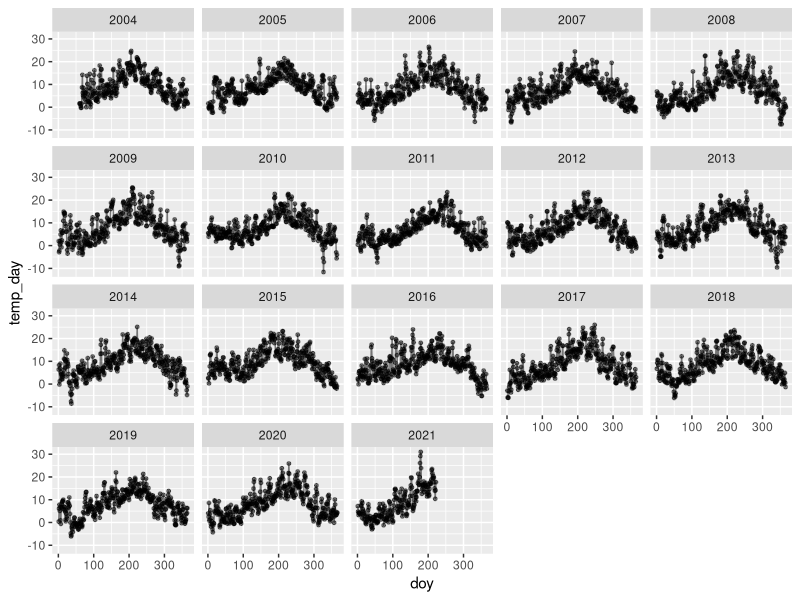
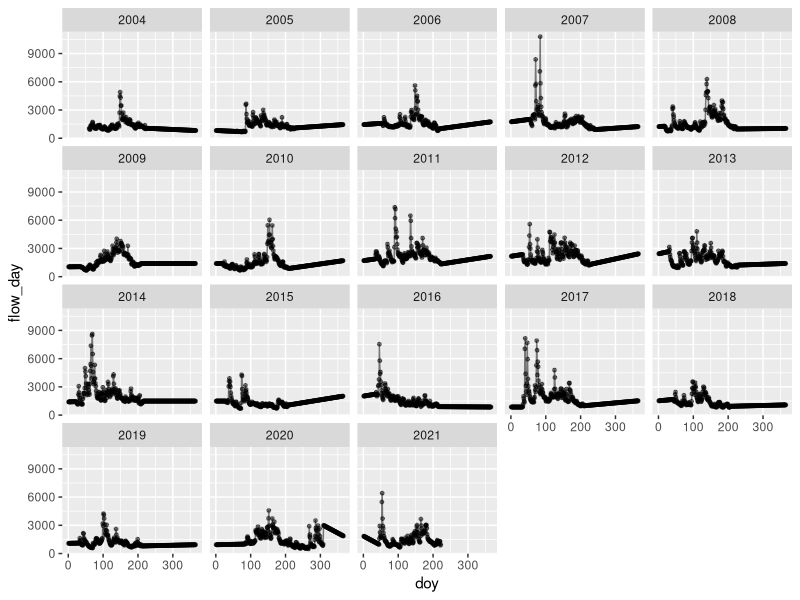
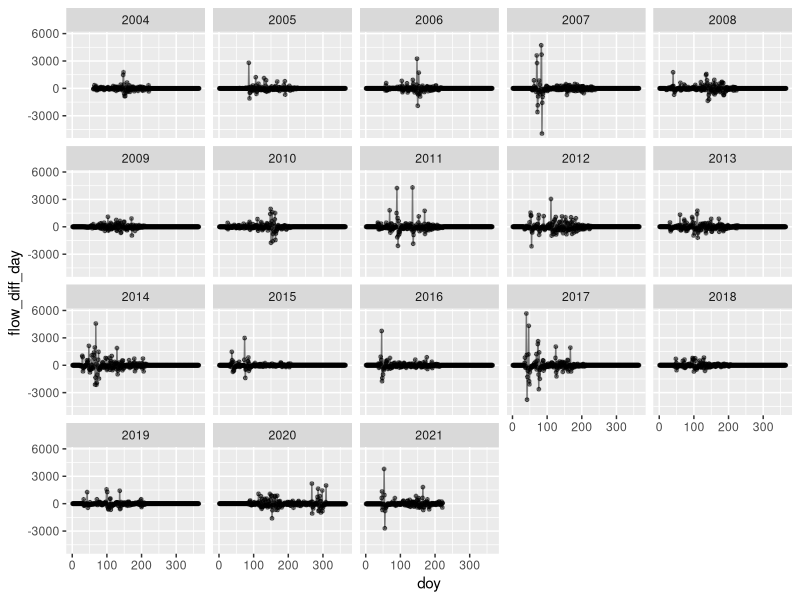
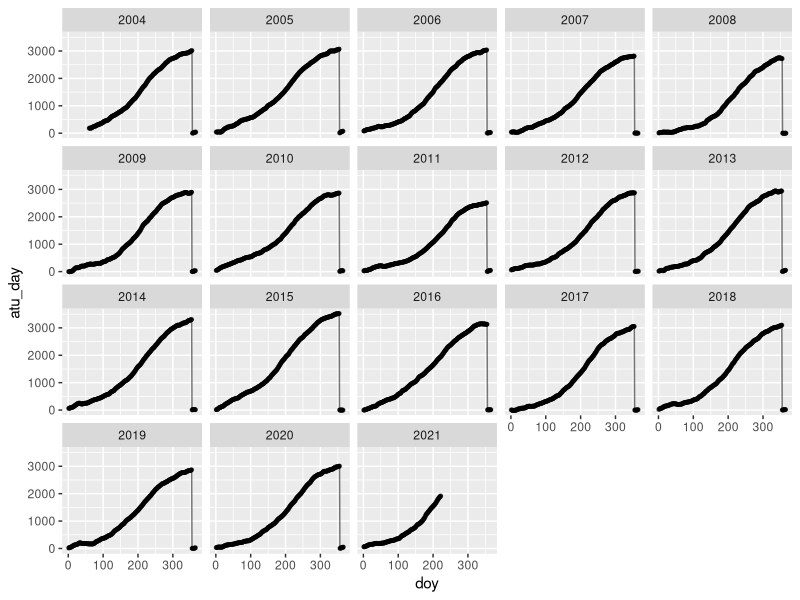
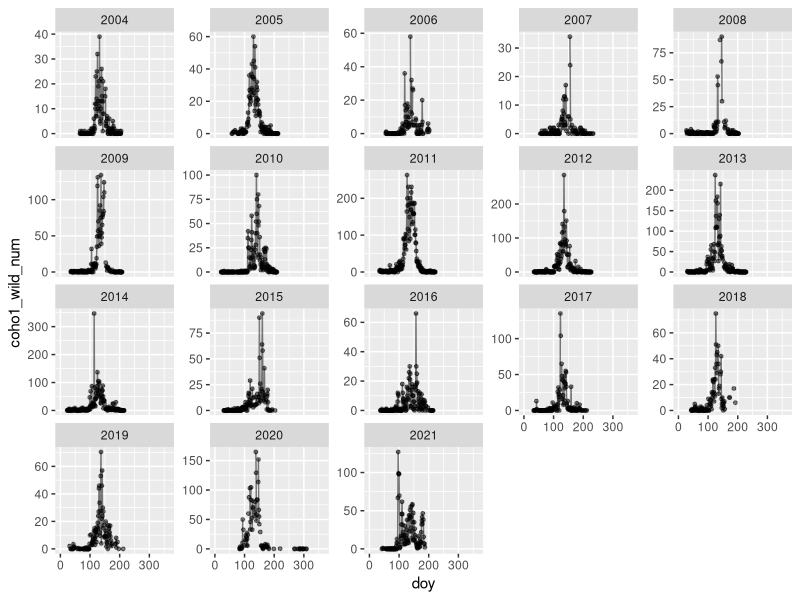
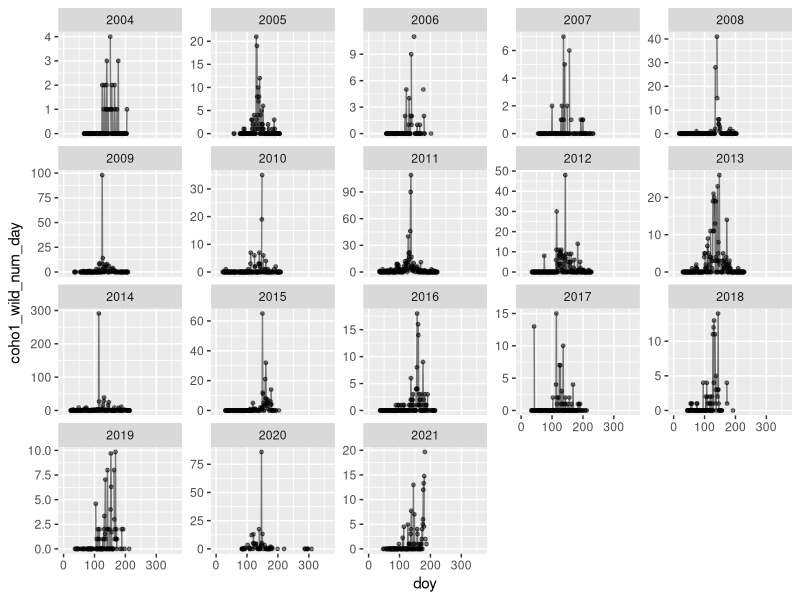
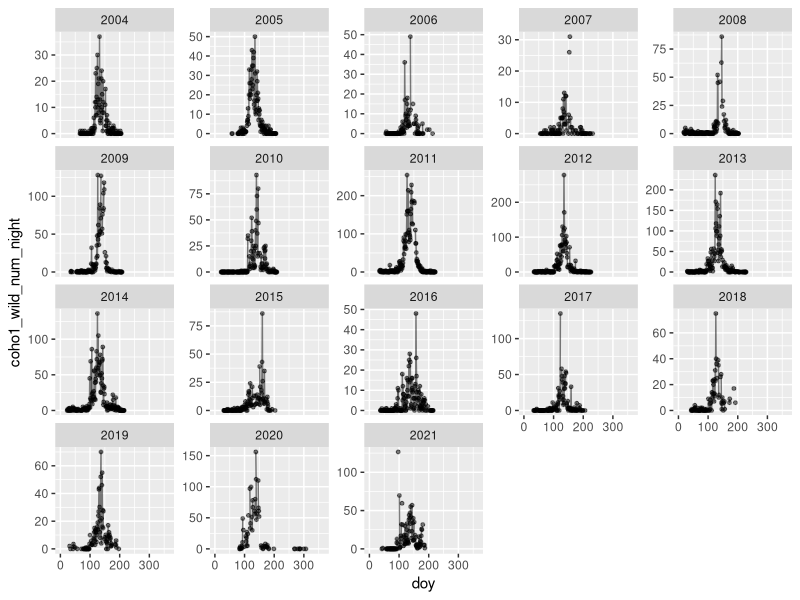
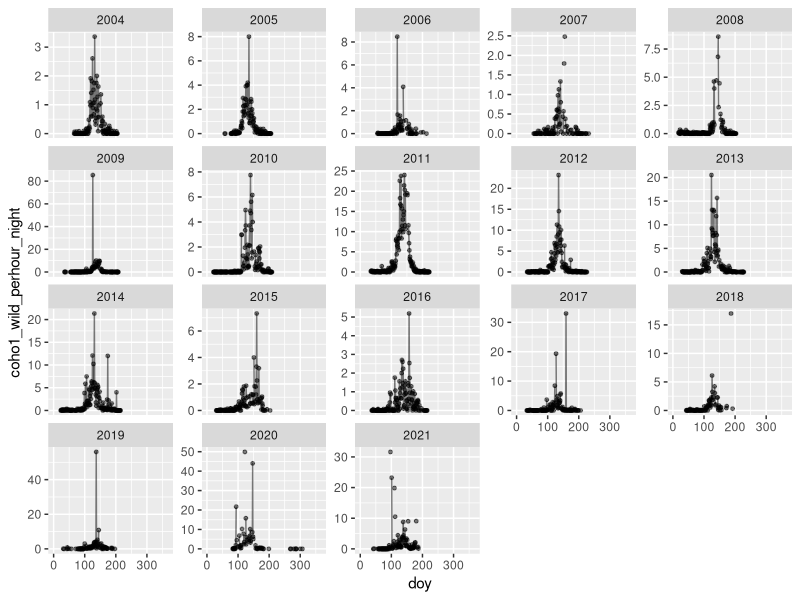

These figures' R source, in order:
# Goal - to read the file with air temperature data and atu data
# read file with puyallup catch data
# merge the two data sets


library(ggplot2)
library(here)
library(GGally)
library(tidyverse)
library(zoo)
library(modelr)


#read in the air temperature data

atu_temp <- read_csv(here("puyallup","data", "puyallup_airtemp_atu.csv"))

#read in the puyallup catch data

puyallup_catch <- read_csv(here("puyallup","data", "puyallup_2004-2021_all_days_w_covariates_w_airtemp_coho.csv"))


#make new columns in atu_temp - doy and year, then only select those and temp, atu_solstice

atu_temp_subset <- atu_temp %>%
  mutate(doy = as.numeric(format(Date, format = "%j")),
         year = as.numeric(format(Date, format = "%Y"))) %>%
  select(doy, year, temp, atu_solstice)

#drop temp columns from puyallup_catch and them merge with atu_temp_subset on doy and year


puyallup_catch$chinook0_hatchery_perhour_night[dim(puyallup_catch)[1]] <- 0
puyallup_catch$chinook0_hatchery_perhour_day[dim(puyallup_catch)[1]] <- 0

#when secchi_depth_day is NA, replace with secchi_depth values
#when secchi_depth_night is NA, replace with secchi_depth values

puyallup_catch$secchi_depth_day[is.na(puyallup_catch$secchi_depth_day)] <- puyallup_catch$secchi_depth[is.na(puyallup_catch$secchi_depth_day)]

puyallup_catch$secchi_depth_night[is.na(puyallup_catch$secchi_depth_night)] <- puyallup_catch$secchi_depth[is.na(puyallup_catch$secchi_depth_night)]


puyallup_catch_edited <- puyallup_catch %>%
  select(-temp) %>%
  left_join(atu_temp_subset, by = c("doy", "year")) %>% 
  mutate(temp_day = temp, temp_night = temp,
         atu_day = atu_solstice, atu_night = atu_solstice,
         flow_day = na.approx(flow_day, na.rm = FALSE),
         flow_night = na.approx(flow_night, na.rm = FALSE),
         secchi_depth_day = na.approx(secchi_depth_day, na.rm = FALSE),
         secchi_depth_night = na.approx(secchi_depth_night, na.rm = FALSE),
         chinook0_hatchery_perhour_night = na.approx(chinook0_hatchery_perhour_night, na.rm = FALSE),
         chinook0_hatchery_perhour_day = na.approx(chinook0_hatchery_perhour_day, na.rm = FALSE),
         photoperiod_day = photoperiod,
         photoperiod_night = photoperiod,
         lunar_phase_day = lunar_phase,
         lunar_phase_night = lunar_phase,
         flow_diff_day = c(NA,diff(flow_day)),
         flow_diff_night = c(NA,diff(flow_night)),
         photo_diff_day = c(NA,diff(photoperiod_day)),
         photo_diff_night = c(NA,diff(photoperiod_night)),
         temp_diff_day = c(NA,diff(temp_day)),
         temp_diff_night = c(NA,diff(temp_night))
         )

lm_temp_day <- lm(temp_day ~ 1+photoperiod_day, data = puyallup_catch_edited)
summary(lm_temp_day)
lm_temp_night <- lm(temp_night ~ 1+photoperiod_night, data =puyallup_catch_edited)
summary(lm_temp_night)

puyallup_catch_edited <- puyallup_catch_edited %>%
  add_residuals(lm_temp_day, var = "resid_day") %>% 
  add_residuals(lm_temp_night, var = "resid_night")


#plotting all the data before saving

ggplot(puyallup_catch_edited) +
  geom_point(aes(y = temp_day, x = doy), alpha = 0.5, size = 1) +
  geom_line(aes(y = temp_day, x = doy), alpha = 0.5) +
  facet_wrap(~year)

ggplot(puyallup_catch_edited) +
  geom_point(aes(y = flow_day, x = doy), alpha = 0.5, size = 1) +
  geom_line(aes(y = flow_day, x = doy), alpha = 0.5) +
  facet_wrap(~year)

ggplot(puyallup_catch_edited) +
  geom_point(aes(y = flow_diff_day, x = doy), alpha = 0.5, size = 1) +
  geom_line(aes(y = flow_diff_day, x = doy), alpha = 0.5) +
  facet_wrap(~year)

ggplot(puyallup_catch_edited) +
  geom_point(aes(y = atu_day, x = doy), alpha = 0.5, size = 1) +
  geom_line(aes(y = atu_day, x = doy), alpha = 0.5) +
  facet_wrap(~year)

ggplot(puyallup_catch_edited) +
  geom_point(aes(y = coho1_wild_num, x = doy), alpha = 0.5, size = 1) +
  geom_line(aes(y = coho1_wild_num, x = doy), alpha = 0.5) +
  facet_wrap(~year, scales = "free_y")

ggplot(puyallup_catch_edited) +
  geom_point(aes(y = coho1_wild_num_day, x = doy), alpha = 0.5, size = 1) +
  geom_line(aes(y = coho1_wild_num_day, x = doy), alpha = 0.5) +
  facet_wrap(~year, scales = "free_y")

ggplot(puyallup_catch_edited) +
  geom_point(aes(y = coho1_wild_num_night, x = doy), alpha = 0.5, size = 1) +
  geom_line(aes(y = coho1_wild_num_night, x = doy), alpha = 0.5) +
  facet_wrap(~year, scales = "free_y")

ggplot(puyallup_catch_edited) +
  geom_point(aes(y = coho1_wild_perhour_night, x = doy), alpha = 0.5, size = 1) +
  geom_line(aes(y = coho1_wild_perhour_night, x = doy), alpha = 0.5) +
  facet_wrap(~year, scales = "free_y")

ggplot(puyallup_catch_edited) +
  geom_point(aes(y = coho1_hatchery_num_night, x = doy), alpha = 0.5, size = 1) +
  geom_line(aes(y = coho1_hatchery_num_night, x = doy), alpha = 0.5) +
  facet_wrap(~year, scales = "free_y")

ggplot(puyallup_catch_edited) +
  geom_point(aes(y = coho1_wild_perhour_estimate, x = doy), alpha = 0.5, size = 1) +
  geom_line(aes(y = coho1_wild_perhour_estimate, x = doy), alpha = 0.5) +
  facet_wrap(~year, scales = "free_y")

ggplot(puyallup_catch_edited) +
  geom_point(aes(y = coho1_wild_num_night_estimate, x = doy), alpha = 0.5, size = 1) +
  geom_line(aes(y = coho1_wild_num_night_estimate, x = doy), alpha = 0.5) +
  facet_wrap(~year, scales = "free_y")

ggplot(puyallup_catch_edited) +
  geom_point(aes(y = trap_efficiency, x = doy), alpha = 0.5, size = 1) +
  geom_line(aes(y = trap_efficiency, x = doy), alpha = 0.5) +
  facet_wrap(~year, scales = "free_y")

#save puyallup_catch_edited

write.csv(puyallup_catch_edited, here("puyallup","data","puyallup_final.csv"))
